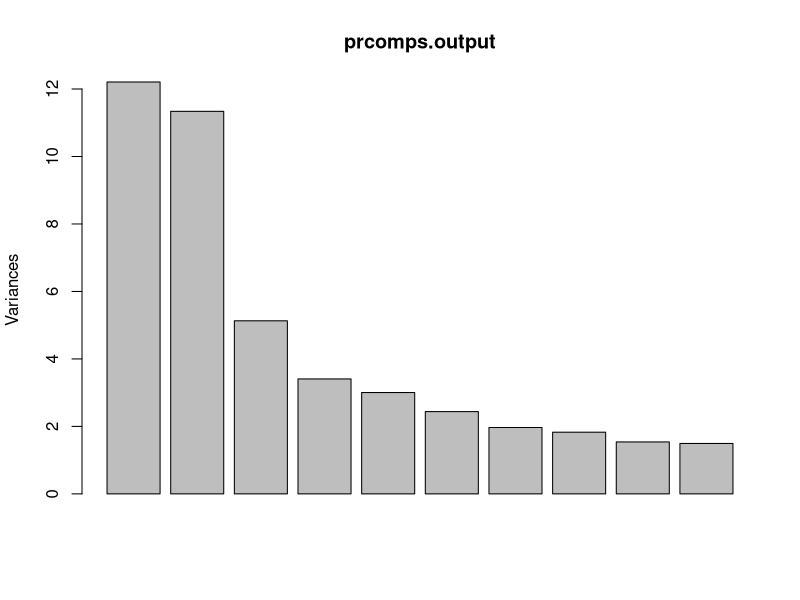

Write R code to recreate this figure. (Note: this script raises an error after producing the figure.)
## ---- chunk 1
#install.packages("pak")

## ---- chunk 2
#pak::pak("caret")
## ---- chunk 3
library(caret)
## ---- chunk 4
library(mlbench)
data(Sonar) ## be sure to check the documentation of this dataset
str(Sonar) ## view the structure
## ---- chunk 5
summary(Sonar)
## ---- chunk 6
dff <- Sonar
library(dplyr)
dff %>% mutate_if(is.integer, as.numeric) -> 
    dff
dff$Class  <- as.factor(dff$Class)
contrasts(dff$Class)
dffn <- as.data.frame(sapply(dff[-61], scale))
prcomps.output <- prcomp(dffn[,-61]) ## eliminate the output variable column works!

summary(prcomps.output) ## look at the cumulative proportions of variance explained
plot(prcomps.output) ## depicts the PVE across the principal components
## ---- chunk 7
## logistic regression 
## first, assemble a dataset with the outcome and the first 22 principal components
ds.obj.for.log.reg <- data.frame(prcomps.output$x[,1:22], dff$Class)
## set up the name of the final column correctly to "Class"
names(ds.obj.for.log.reg) <- c(names(ds.obj.for.log.reg[1:22]), "Class")

## next, perform the logistic regression
model.logistic.prcom <- glm(Class ~., data = ds.obj.for.log.reg, 
                            family = "binomial")
summary(model.logistic.prcom)
## ---- chunk 8
## Next, perform logistic regression on the original dataset
model.logistic.fulldata <- glm(Class ~., data = dff, 
                               family = "binomial")
summary(model.logistic.fulldata)
## ---- chunk 9
#Next, let's see if changing the number of principal components to be included in the logistic regression would lead to a better-fitting model.
## logistic regression 
## assemble a dataset with the outcome and the first 16 principal components
ds.obj.for.log.reg <- data.frame(prcomps.output$x[, 1:35], dff$Class)
## set up the name of the final column correctly to "Class"
names(ds.obj.for.log.reg) <- c(names(ds.obj.for.log.reg[1:35]), "Class")

## next, perform the logistic regression
model.logistic.prcom <- glm(Class ~., data = ds.obj.for.log.reg, 
                            family = "binomial")
summary(model.logistic.prcom)
## ---- chunk 10
set.seed(1111)

#prcomps.output <- prcomp(dff[,-61]) ## eliminate the output variable column works!

# We will use two markers for keeping track of the start and end row numbers
# and will go through the subsets, starting with the first one. Each subset we select
# in terms of the end points, will be used as the testing data subset. The remaining rows
# will be used as the training data subset.
maxprcomp <- 22 # indicates the highest number of principal components used
vctPrCompAccuracies <- numeric(length(maxprcomp))
for (numcomps in 1:maxprcomp){
    start <- 1
    vctAccuracies <- numeric(length(vctsizes))
    ## numcomps <- 5
    ds.obj.for.log.reg <- data.frame(prcomps.output$x[, 1:numcomps], dff$Class)

    names(ds.obj.for.log.reg) <- c(sapply(1:numcomps,
                                          function(x){
                                              paste("PC",x,sep="",collapse="")}
                                          ), "Class")


    ## print(names(ds.obj.for.log.reg))
    ## print(paste("No. columns:", ncol(ds.obj.for.log.reg)))    
    ## readline("Enter enter")
    for(kth in 1:length(vctsizes)){
        end <- start + vctsizes[kth] - 1
        trainds <- ds.obj.for.log.reg[-(start:end),]
        testds <- ds.obj.for.log.reg[(start:end), ]
        model <- glm(Class ~., data = ds.obj.for.log.reg, family = "binomial") 
        pred <- predict(model, newdata=testds, type="response")
        #pred.classes <- rep("benign", length(pred))
        #pred.classes[pred>=0.5] <- "malignant"
        tbl.results <- table(as.factor(testds$Class), pred)
        accuracy <- (tbl.results[1,1] + tbl.results[2,2])/sum(tbl.results)
        vctAccuracies[kth] <- accuracy
        start <- end + 1
    } 
    vctPrCompAccuracies[numcomps] <- mean(vctAccuracies)
}

which.max(vctPrCompAccuracies)
## ---- chunk 11
vctPrCompAccuracies
## ---- chunk 12
dff22pc <- data.frame(prcomps.output$x[, 1:22], dff$Class)
summary(dff22pc)

## ---- chunk 13
set.seed(1111)
trainIndices <- createDataPartition(dff22pc$dff.Class, ## indicate which var. is outcome
                                  p = 0.75, # indicate proportion to use in training-testing
                                  list = FALSE, 
                                  times = 1)
training <- dff22pc[trainIndices,]
holdout <- dff22pc[-trainIndices,]


## centering and scaling as part of the pre-processing step
preProcValues <- preProcess(training, method = c("center", "scale"))
#preProcValues <- preProcess(training, method = "pca")
preProcValues
## Next, create the scaled+centered of the training+testing subset of the dataset
trainTransformed <- predict(preProcValues,training) 
trainTransformed
## apply the same scaling and centering on the holdout set, too
holdoutTransformed <- predict(preProcValues,holdout)
holdoutTransformed
## ---- chunk 14
## create settings for cross-validation to be used
## we will use repeated k-fold CV. For the sake of time
## we will use 5-fold CV with 3 repetitions
fitControl <- trainControl(
  method = "repeatedcv", ## perform repeated k-fold CV
  number = 5,
  repeats = 3,
  classProbs = FALSE)
## ---- chunk 15
grid <- expand.grid(mtry = 1:(ncol(trainTransformed)-1)) 



forestfit <- train(dff.Class ~ .,
                   data = trainTransformed, 
                   method = "rf",
                   trControl = fitControl,
                   verbose = FALSE,
                   tuneGrid = grid)
forestfit
## ---- chunk 16
## make predictions on the hold-out set
predvals <- predict(forestfit, holdoutTransformed)

## create the confusion matrix and view the results
confusionMatrix(predvals, holdoutTransformed$dff.Class)
## ---- chunk 17
## Rank the variables in terms of their importance
varImp(forestfit)
